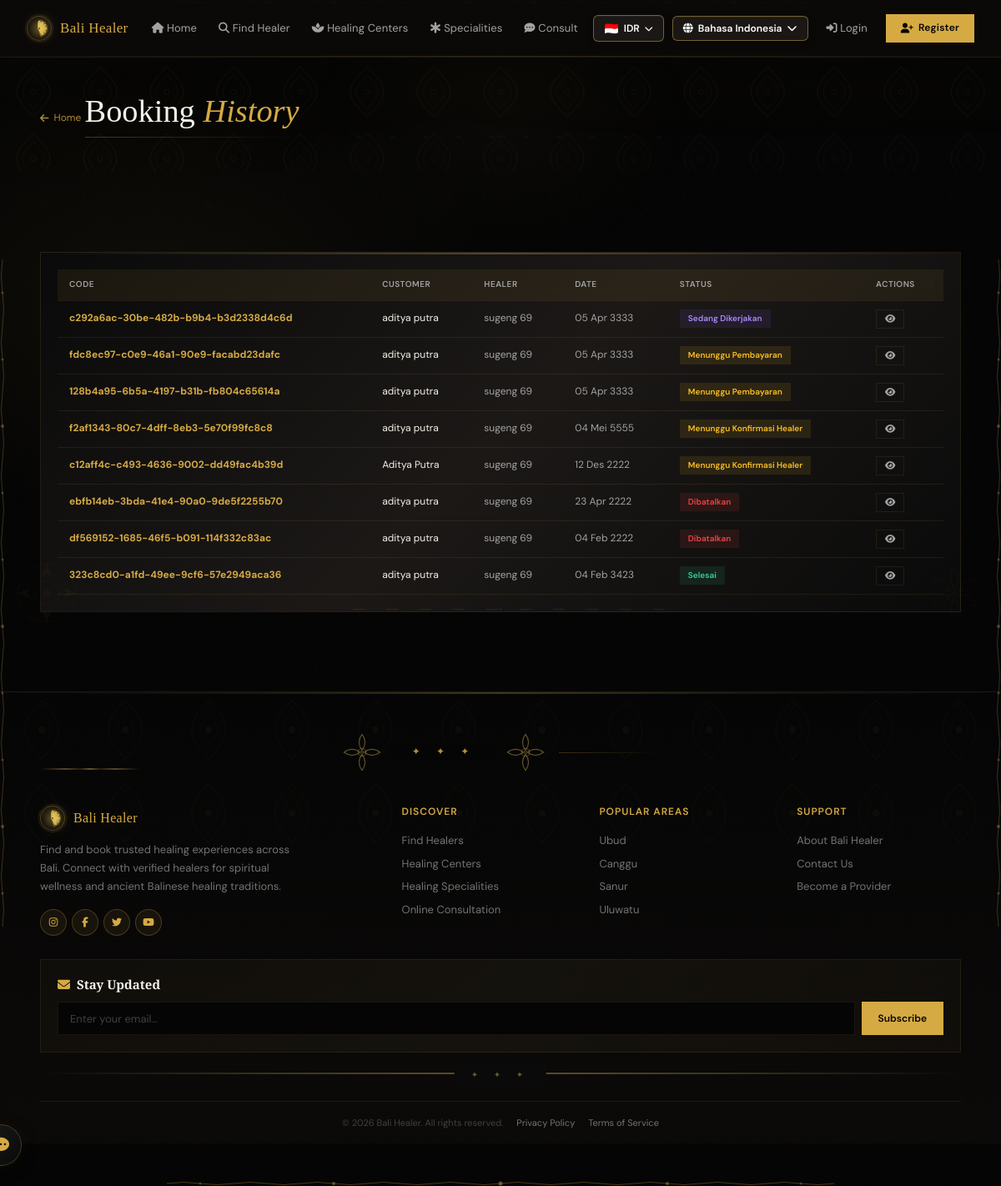
The app's page /id/bookings/, older data.
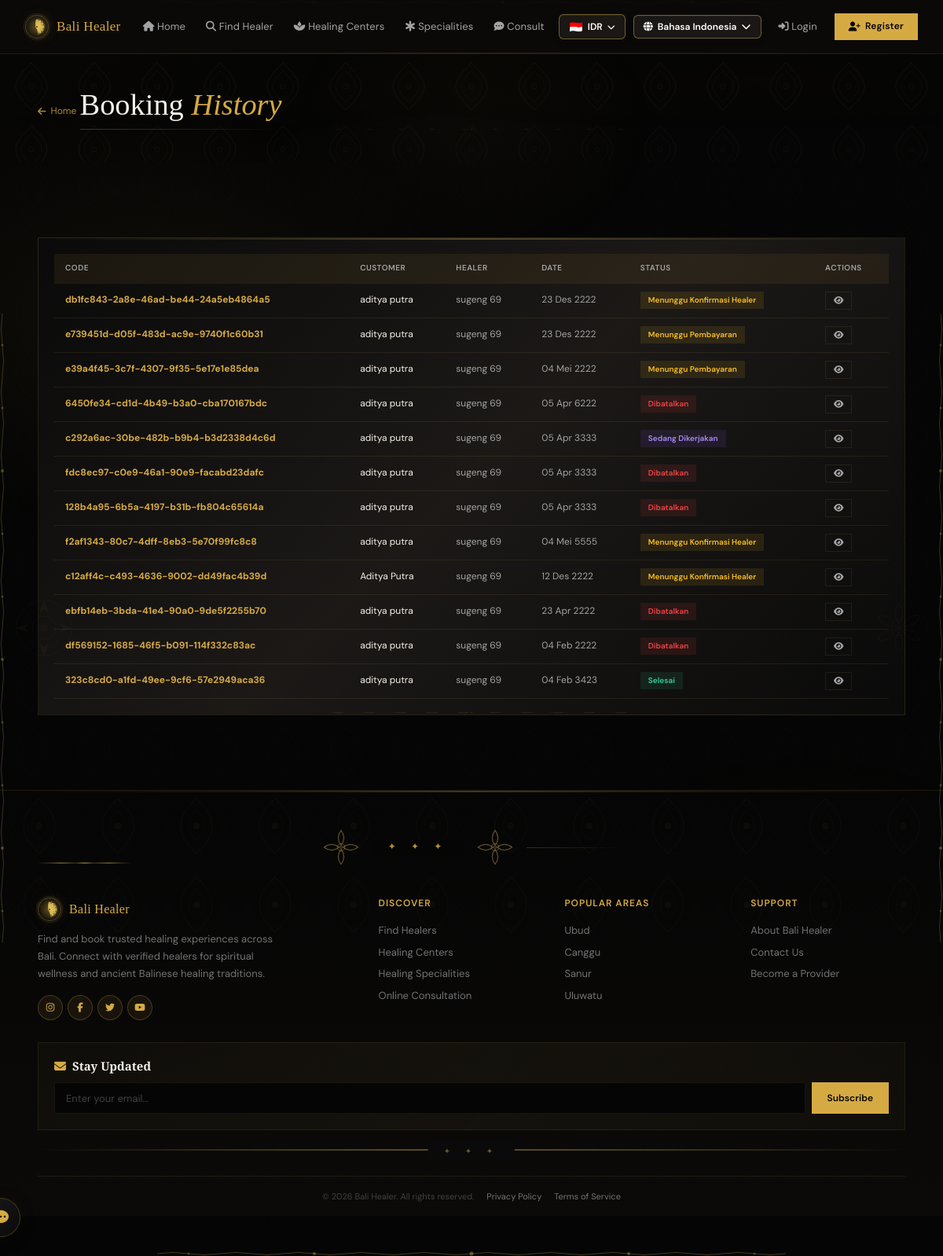
The same page, newer data.
### bookings/models.py (models this page shows, shortened)
class Booking(models.Model):
    STATUS_CHOICES = [
        ('pending_payment', 'Menunggu Pembayaran'),
        ('pending_confirm', 'Menunggu Konfirmasi Healer'),
        ('confirmed', 'Dikonfirmasi'),
        ('in_progress', 'Sedang Dikerjakan'),
        ('completed', 'Selesai'),
        ('cancelled', 'Dibatalkan'),
        ('expired', 'Kadaluarsa'),
        ('refunded', 'Dikembalikan'),
    ]
    VALID_TRANSITIONS = {
        'pending_payment': ['pending_confirm', 'cancelled', 'expired'],
        'pending_confirm': ['confirmed', 'cancelled', 'refunded'],
        'confirmed': ['in_progress', 'cancelled', 'refunded'],
        'in_progress': ['completed', 'refunded'],
        'completed': [],
        'cancelled': [],
        'expired': [],
        'refunded': [],
    }
    booking_code = models.CharField(max_length=40, unique=True, blank=True)
    healer = models.ForeignKey(Healer, on_delete=models.CASCADE, related_name='bookings')
    customer = models.ForeignKey(User, on_delete=models.SET_NULL, null=True, blank=True, related_name='bookings')
    customer_name = models.CharField(max_length=200)
    customer_email = models.EmailField()
    customer_phone = models.CharField(max_length=20)
    service_type = models.CharField(max_length=200)
    service_price_idr = models.DecimalField(max_digits=12, decimal_places=2, default=0)
    booking_date = models.DateField()
    booking_time = models.TimeField()
    notes = models.TextField(blank=True)
    total_price_idr = models.DecimalField(max_digits=12, decimal_places=2, default=0)
    currency = models.CharField(max_length=10, default='IDR')
    total_price_converted = models.DecimalField(max_digits=12, decimal_places=2, default=0)
    status = models.CharField(max_length=20, choices=STATUS_CHOICES, default='pending_payment', db_index=True)
    confirmed_at = models.DateTimeField(null=True, blank=True)
    started_at = models.DateTimeField(null=True, blank=True)
    completed_at = models.DateTimeField(null=True, blank=True)
    cancelled_at = models.DateTimeField(null=True, blank=True)
    cancel_reason = models.TextField(blank=True)
    created_at = models.DateTimeField(auto_now_add=True)
    updated_at = models.DateTimeField(auto_now=True)
    class Meta:
        ordering = ['-created_at']

### healers/models.py (models this page shows, shortened)
class Healer(models.Model):
    user = models.OneToOneField(User, on_delete=models.CASCADE, null=True, blank=True)
    name = models.CharField(max_length=200)
    slug = models.SlugField(unique=True, default=uuid.uuid1)
    category = models.ForeignKey(HealerCategory, on_delete=models.SET_NULL, null=True)
    bio = models.TextField()
    experience_years = models.PositiveIntegerField(default=0)
    photo = models.ImageField(upload_to='healer_photos/', blank=True, null=True)
    phone = models.CharField(max_length=20)
    email = models.EmailField(blank=True)
    address = models.TextField()
    price_idr = models.DecimalField(max_digits=12, decimal_places=2, default=0)
    rating = models.DecimalField(max_digits=3, decimal_places=2, default=5.0)
    is_available = models.BooleanField(default=True, db_index=True)
    specializations = models.TextField(blank=True, help_text='Pisahkan dengan koma')
    created_at = models.DateTimeField(auto_now_add=True)
    updated_at = models.DateTimeField(auto_now=True)
    class Meta:
        ordering = ['-rating', '-experience_years']

### bookings/views.py (the view)
# urls.py: path('bookings/', views.booking_list, name='booking_list'),
def booking_list(request):
    bookings = Booking.objects.select_related('healer', 'customer').order_by('-created_at')[:20]
    return render(request, 'booking_list.html', {'bookings': bookings})

### templates/booking_list.html (shortened to what this page needs)
{% extends 'base.html' %}
{% load static %}
{% load i18n %}
{% block content %}
<div class="page-header">
    <div class="container">
        <a href="{% url 'home' %}" class="back-link"><i class="fas fa-arrow-left"></i> {% trans "Home" %}</a>
        <div style="position:relative;display:inline-block">
            <h1>{% trans "Booking" %} <em>{% trans "History" %}</em></h1>
            <div style="height:1px;background:linear-gradient(90deg,var(--gold),transparent);margin-top:8px;opacity:0.3"></div>
        </div>
    </div>
</div>
<section class="section" data-reveal>
    <div class="container">
        <div class="card">
            <div class="card-body">
                {% if bookings %}
                <div class="table-container">
                    <table class="data-table">
                        <thead>
                            <tr><th>{% trans "Code" %}</th><th>{% trans "Customer" %}</th><th>{% trans "Healer" %}</th><th>{% trans "Date" %}</th><th>{% trans "Status" %}</th><th>{% trans "Actions" %}</th></tr>
                        </thead>
                        <tbody>
                            {% for b in bookings %}
                            <tr>
                                <td><strong style="color:var(--gold);font-weight:700">{{ b.booking_code }}</strong></td>
                                <td style="color:var(--fg)">{{ b.customer_name }}</td>
                                <td>{{ b.healer.name }}</td>
                                <td>{{ b.booking_date|date:"d M Y" }}</td>
                                <td><span class="status-badge status-{{ b.status }}">{{ b.get_status_display }}</span></td>
                                <td><a href="{% url 'booking_detail' b.booking_code %}" class="btn btn-sm btn-outline"><i class="fas fa-eye"></i></a></td>
                            </tr>
                            {% endfor %}
                        </tbody>
                    </table>
                </div>
                {% else %}
                <div class="empty-state">
                    <i class="fas fa-calendar-xmark"></i>
                    <h3>{% trans "No Bookings Yet" %}</h3>
                    <p>{% trans "Bookings will appear here." %}</p>
                </div>
                {% endif %}
            </div>
        </div>
    </div>
</section>
{% endblock %}

### templates/base.html (shortened to what this page needs)
{% load static %}
{% load i18n %}
<!DOCTYPE html>
<html lang="{{ LANGUAGE_CODE }}">
<head>
    <link rel="preload" href="https://cdnjs.cloudflare.com/ajax/libs/font-awesome/6.5.1/css/all.min.css" as="style" onload="this.onload=null;this.rel='stylesheet'">
    <link rel="stylesheet" href="{% static 'css/style.css' %}?v=12">
</head>
<body>
    <div class="batik-bg-layer batik-layer-1"></div>
    <div class="batik-bg-layer batik-layer-2"></div>
    <div class="batik-bg-layer batik-layer-3"></div>
    <div class="batik-bg-layer batik-layer-mandala" style="background-image:url('{% static 'images/mandala.svg' %}');"></div>
    <div class="batik-bg-glow"></div>
    <div class="global-batik-frame">
        <div class="global-frame-bottom"></div>
        <div class="global-frame-left"></div>
        <div class="global-frame-right"></div>
    </div>
    <header class="header" id="main-header">
        <div class="header-inner">
            <a href="{% url 'home' %}" class="nav-brand">
                <div class="nav-brand-icon"><img src="{% static 'images/lotus.svg' %}" alt="Bali Healer" style="width:100%;height:100%;object-fit:contain;filter:drop-shadow(0 0 8px rgba(214,170,67,0.5));"></div>
                <span>Bali Healer</span>
            </a>
            <nav class="nav-links">
                <a href="{% url 'home' %}" class="nav-link {% if request.resolver_match.url_name == 'home' %}active{% endif %}"><i class="fas fa-house"></i> {% trans "Home" %}</a>
                <a href="{% url 'healer_list' %}" class="nav-link "><i class="fas fa-search"></i> {% trans "Find Healer" %}</a>
                <a href="{% url 'center_list' %}" class="nav-link "><i class="fas fa-spa"></i> {% trans "Healing Centers" %}</a>
                <a href="{% url 'speciality_list' %}" class="nav-link {% if request.resolver_match.url_name == 'speciality_list' %}active{% endif %}"><i class="fas fa-star-of-life"></i> {% trans "Specialities" %}</a>
                <a href="{% url 'booking_track' %}" class="nav-link {% if request.resolver_match.url_name == 'booking_track' %}active{% endif %}"><i class="fas fa-comment-dots"></i> {% trans "Consult" %}</a>
            </nav>
            <div class="nav-right">
                {% get_current_language as CURRENT_LANGUAGE %}
                {% get_available_languages as AVAILABLE_LANGUAGES %}
                {% get_language_info_list for AVAILABLE_LANGUAGES as languages %}
                <div class="currency-switcher" id="currencySwitcher">
                    <button class="currency-switcher-btn">
                        <span class="currency-flag" id="currentCurrencyFlag">🇮🇩</span>
                        <span id="currentCurrencyCode">IDR</span>
                        <i class="fas fa-chevron-down"></i>
                    </button>
                </div>
                <div class="lang-switcher" id="langSwitcher">
                    <button class="lang-switcher-btn">
                        <i class="fas fa-globe"></i>
                        {% for lang in languages %}
                            {% if lang.code == CURRENT_LANGUAGE %}{{ lang.name_local }}{% endif %}
                        {% endfor %}
                        <i class="fas fa-chevron-down"></i>
                    </button>
                </div>
                {% if user.is_authenticated %}
                <button type="button" class="notif-bell-btn" id="notifBellBtn" title="{% trans 'Notifications' %}">
                    <i class="fas fa-bell"></i>
                    {% if global_unread_notifications > 0 %}
                    <span class="notif-bell-badge" id="notifBadge">{{ global_unread_notifications }}</span>
                    {% endif %}
                </button>
                <div class="notif-dropdown" id="notifDropdown">
                    <div class="notif-dropdown-header">
                        <i class="fas fa-bell"></i> {% trans "Notifications" %}
                        {% if global_unread_notifications > 0 %}
                        <form method="POST" action="{% url 'notification_read_all' %}" style="margin-left:auto">
                            {% csrf_token %}
                            <button type="submit" class="notif-mark-all">{% trans "Mark all read" %}</button>
                        </form>
                        {% endif %}
                    </div>
                    <div class="notif-dropdown-body" id="notifDropdownBody">
                        <div class="notif-empty">
                            <i class="fas fa-bell-slash"></i>
                            <p>{% trans "No notifications yet" %}</p>
                        </div>
                    </div>
                    <a href="{% url 'notification_list' %}" class="notif-dropdown-footer">{% trans "View All Notifications" %}</a>
                </div>
                <a href="{% if user.profile.is_healer %}{% url 'healer_dashboard' %}{% else %}{% url 'customer_dashboard' %}{% endif %}" class="nav-user-link" title="{{ user.first_name|default:user.username }}">
                    <div class="nav-user-avatar">{{ user.first_name|default:user.username|truncatechars:1 }}</div>
                    <span class="nav-user-name">{{ user.first_name|default:user.username }}</span>
                </a>
                <a href="{% url 'logout' %}" class="nav-logout-btn" title="{% trans 'Logout' %}"><i class="fas fa-right-from-bracket"></i></a>
                {% else %}
                <a href="{% url 'login' %}" class="nav-link"><i class="fas fa-right-to-bracket"></i> {% trans "Login" %}</a>
                <a href="{% url 'register_choose' %}" class="btn-find"><i class="fas fa-user-plus"></i> {% trans "Register" %}</a>
                {% endif %}
            </div>
        </div>
    </header>
    <main class="batik-main">
        <div class="main-sacred-left"></div>
        <div class="main-sacred-right"></div>
        {% block content %}{% endblock %}
    </main>
    <footer class="footer">
        <div class="container">
            <div class="section-divider bali-divider" style="padding-top:0">
                <div class="bali-divider-ornament"></div>
                <span class="divider-icon">&#10022; &#10022; &#10022;</span>
                <div class="bali-divider-ornament"></div>
            </div>
            <div class="footer-grid">
                <div class="footer-brand">
                    <a href="{% url 'home' %}" class="nav-brand" style="font-size:16px">
                        <div class="nav-brand-icon"><img src="{% static 'images/lotus.svg' %}" alt="Bali Healer" style="width:100%;height:100%;object-fit:contain;filter:drop-shadow(0 0 8px rgba(214,170,67,0.5));"></div>
                        <span>Bali Healer</span>
                    </a>
                    <p>{% trans "Find and book trusted healing experiences across Bali. Connect with verified healers for spiritual wellness and ancient Balinese healing traditions." %}</p>
                    <div class="footer-social">
                        <a href="#"><i class="fab fa-instagram"></i></a>
                        <a href="#"><i class="fab fa-facebook-f"></i></a>
                        <a href="#"><i class="fab fa-twitter"></i></a>
                        <a href="#"><i class="fab fa-youtube"></i></a>
                    </div>
                </div>
                <div class="footer-col">
                    <h4>{% trans "Discover" %}</h4>
                    <a href="{% url 'healer_list' %}">{% trans "Find Healers" %}</a>
                    <a href="{% url 'center_list' %}">{% trans "Healing Centers" %}</a>
                    <a href="{% url 'speciality_list' %}">{% trans "Healing Specialities" %}</a>
                    <a href="{% url 'booking_track' %}">{% trans "Online Consultation" %}</a>
                </div>
                <div class="footer-col">
                    <h4>{% trans "Popular Areas" %}</h4>
                    <a href="{% url 'healer_list' %}?q=Ubud">Ubud</a>
                    <a href="{% url 'healer_list' %}?q=Canggu">Canggu</a>
                    <a href="{% url 'healer_list' %}?q=Sanur">Sanur</a>
                    <a href="{% url 'healer_list' %}?q=Uluwatu">Uluwatu</a>
                </div>
                <div class="footer-col">
                    <h4>{% trans "Support" %}</h4>
                    <a href="#">{% trans "About Bali Healer" %}</a>
                    <a href="#">{% trans "Contact Us" %}</a>
                    <a href="#">{% trans "Become a Provider" %}</a>
                </div>
            </div>
            <div class="footer-newsletter">
                <h4><i class="fas fa-envelope" style="color:var(--gold)"></i> {% trans "Stay Updated" %}</h4>
                <div class="newsletter-form">
                    <input type="email" class="newsletter-input" placeholder="{% trans 'Enter your email...' %}">
                    <button class="newsletter-btn">{% trans "Subscribe" %}</button>
                </div>
            </div>
            <div style="position:relative;margin:24px 0 0;text-align:center">
                <div style="position:absolute;top:50%;left:50%;transform:translate(-50%,-50%);background:var(--bg-card);padding:0 20px">
                    <span style="color:rgba(200,169,81,0.5);font-size:10px;letter-spacing:8px">&#10022; &#10022; &#10022;</span>
                </div>
            </div>
            <div class="footer-bottom">
                <span>&copy; 2026 Bali Healer. {% trans "All rights reserved." %}</span>
                <a href="#">{% trans "Privacy Policy" %}</a>
                <a href="#">{% trans "Terms of Service" %}</a>
            </div>
        </div>
    </footer>
    <button class="chat-fab">
        <i class="fas fa-comment-dots"></i>
    </button>
</body>
</html>

Row changes from the older to the newer data that the page shows:
added Booking: booking_code "db1fc843-2a8e-46ad-be44-24a5eb4864a5", customer_name "aditya putra", healer.name "sugeng 69", booking_date "23 Des 2222", status "Menunggu Konfirmasi Healer"
added Booking: booking_code "e739451d-d05f-483d-ac9e-9740f1c60b31", customer_name "aditya putra", healer.name "sugeng 69", booking_date "23 Des 2222", status "Menunggu Pembayaran"
added Booking: booking_code "e39a4f45-3c7f-4307-9f35-5e17e1e85dea", customer_name "aditya putra", healer.name "sugeng 69", booking_date "04 Mei 2222", status "Menunggu Pembayaran"
added Booking: booking_code "6450fe34-cd1d-4b49-b3a0-cba170167bdc", customer_name "aditya putra", healer.name "sugeng 69", booking_date "05 Apr 6222", status "Dibatalkan"
changed Booking "fdc8ec97-c0e9-46a1-90e9-facabd23dafc": status "Menunggu Pembayaran" → "Dibatalkan"
changed Booking "128b4a95-6b5a-4197-b31b-fb804c65614a": status "Menunggu Pembayaran" → "Dibatalkan"
